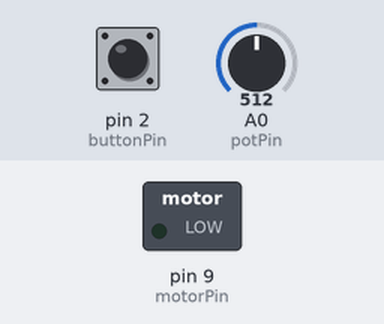
Bench run of a sketch on a simulated Arduino Uno, built with avr-gcc and run on an emulated ATmega328P. On the bench: switched loads named in the sketch (green lamp = pin HIGH). Inputs (shaded band) come from the test bench; at power-on: pin 2 (buttonPin) HIGH, A0 (potPin) = 512.

Above: at 1.2 s.
1.3 s: pin 2 (buttonPin) pulled LOW for 0.15 s
At 2.5 s:
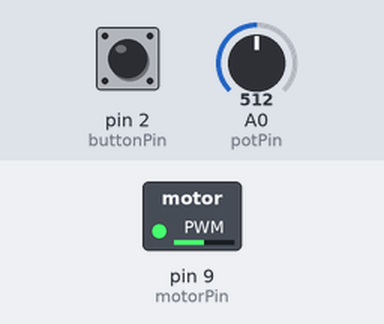
3.0 s: A0 (potPin) set to 716
At 3.7 s:
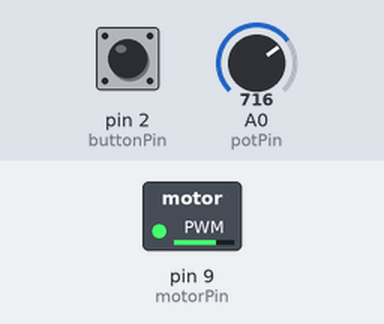
4.5 s: A0 (potPin) set to 900
At 4.8 s:
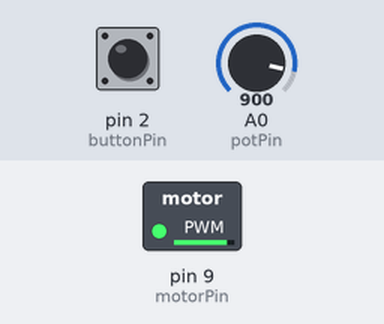
6.0 s: A0 (potPin) set to 122
At 7.1 s:
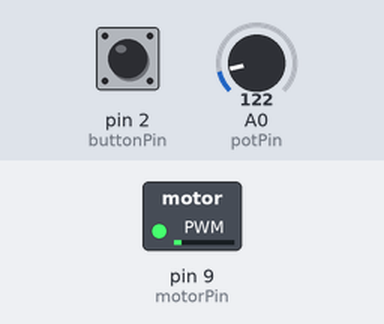
7.5 s: A0 (potPin) set to 511
At 8.3 s:
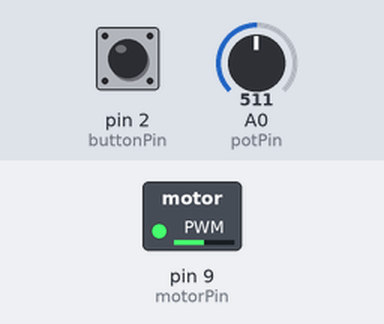
9.0 s: pin 2 (buttonPin) pulled LOW for 1 s
At 9.6 s:
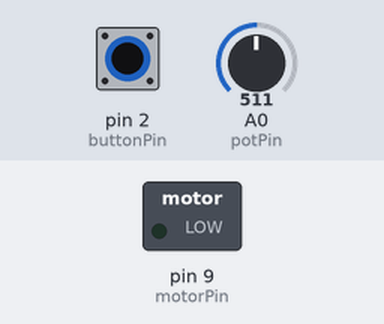
Timing chart, 0 to 12.0 s (numbered marks = the images above; inputs shaded):
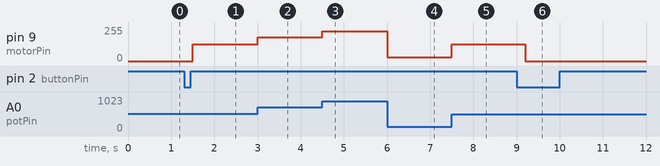

Measured:
- after the input at 1.3 s, pin 9 (motorPin): 0/255 → 127/255 after 0.20 s
- after the input at 3.0 s, pin 9 (motorPin): 127/255 → 178/255 at once
- after the input at 4.5 s, pin 9 (motorPin): 178/255 → 224/255 at once
- after the input at 6.0 s, pin 9 (motorPin): 224/255 → 30/255 at once
- after the input at 7.5 s, pin 9 (motorPin): 30/255 → 127/255 at once
- after the input at 9.0 s, pin 9 (motorPin): 127/255 → 0/255 after 0.20 s

The sketch:

pwm_motorspeed_control.ino
```cpp
int buttonPin = 2;
int motorPin = 9;
int potPin = A0;

bool motorState = false;
bool lastButton = HIGH;

void setup() {
  pinMode(buttonPin, INPUT_PULLUP);
  pinMode(motorPin, OUTPUT);
}

void loop() {
  // Read button
  bool currentButton = digitalRead(buttonPin);

  // Toggle logic
  if (lastButton == HIGH && currentButton == LOW) {
    motorState = !motorState;
    delay(200); // debounce
  }

  lastButton = currentButton;

  // Read potentiometer
  int potValue = analogRead(potPin);
  int speed = map(potValue, 0, 1023, 0, 255);

  // Control motor
  if (motorState) {
    analogWrite(motorPin, speed);
  } else {
    analogWrite(motorPin, 0);
  }
}
```
